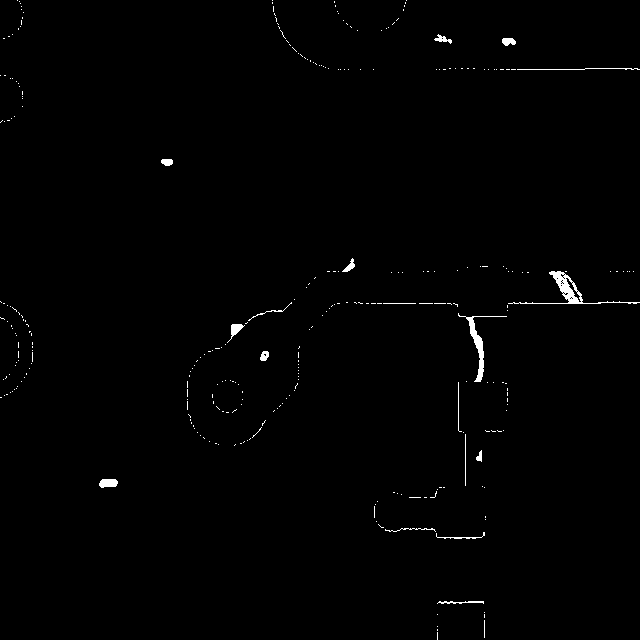
#> input picture outputs/binary_map.png, 640 x 640 px
$ python cleandifference.py
#> lines starting #> are read from the running program, lines starting #| are printed output that depends on the picture; after the words box and inside, x2 and y2 are one past the last pixel; in counts of white or black regions, pixels touching at a corner belong together

from pathlib import Path
import cv2
import matplotlib.pyplot as plt

project = Path(__file__).resolve().parent.parent

# Load existing difference map
difference_path = project / "outputs/binary_map.png"
binary_map = cv2.imread(
    str(difference_path),
    cv2.IMREAD_GRAYSCALE
)
#> binary_map: shape (640, 640); 0.71% white; 309 white regions (291 under 20 px), largest, box (x1, y1, x2, y2) and area: (508, 271, 640, 304) 587, (458, 313, 507, 382) 436, (99, 479, 118, 488) 140

if binary_map is None:
    raise FileNotFoundError(
        "Run basic_difference.py first."
    )

# Create a small kernel
kernel = cv2.getStructuringElement(
    cv2.MORPH_ELLIPSE, (3, 3)
)

# Remove tiny noise regions
cleaned = cv2.morphologyEx(
    binary_map,
    cv2.MORPH_OPEN,
    kernel
)
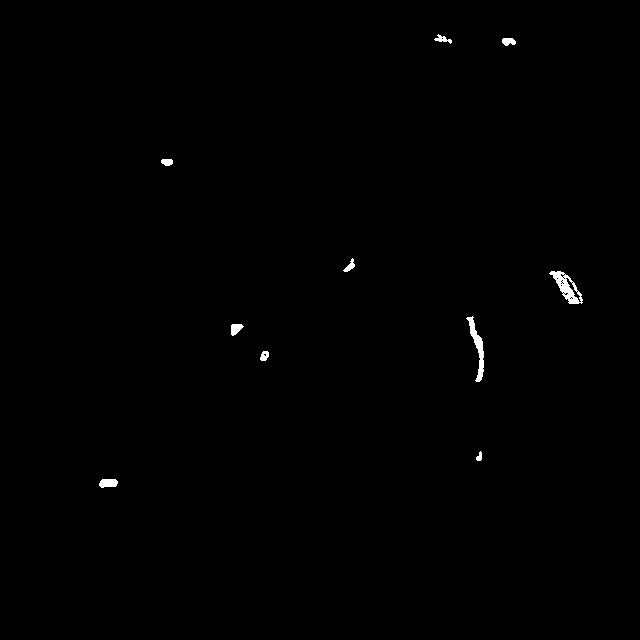
#> cleaned: shape (640, 640); 0.36% white; 10 white regions, largest, box (x1, y1, x2, y2) and area: (549, 271, 583, 304) 447, (466, 316, 484, 382) 387, (99, 479, 118, 488) 140

# Save cleaned result
output_path = project / "outputs/cleaned_map.png"
cv2.imwrite(str(output_path), cleaned)

# Display before and after
fig, axes = plt.subplots(1, 2, figsize=(10, 5))

axes[0].imshow(binary_map, cmap="gray")
axes[0].set_title("Before Cleaning")

axes[1].imshow(cleaned, cmap="gray")
axes[1].set_title("After Cleaning")

for ax in axes:
    ax.axis("off")

plt.tight_layout()
plt.show()
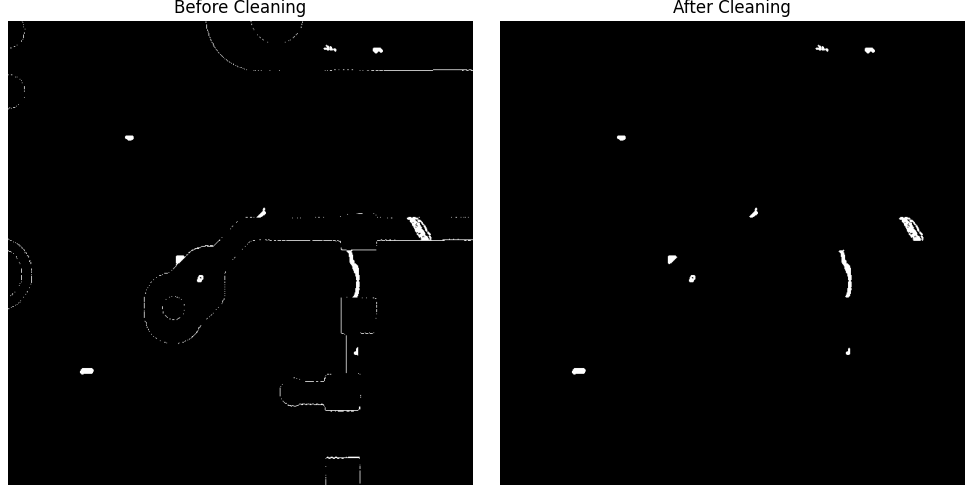
#> figure drawn by matplotlib, 2 panels
